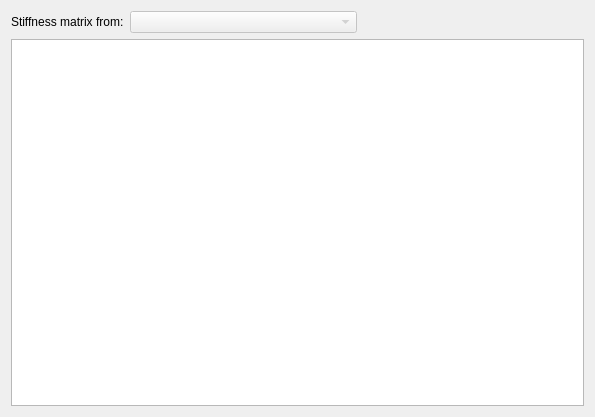
<?xml version="1.0" encoding="UTF-8"?>
<ui version="4.0">
 <class>MatrixWidget</class>
 <widget class="QWidget" name="MatrixWidget">
  <property name="geometry">
   <rect>
    <x>0</x>
    <y>0</y>
    <width>595</width>
    <height>417</height>
   </rect>
  </property>
  <property name="windowTitle">
   <string>Form</string>
  </property>
  <layout class="QVBoxLayout" name="verticalLayout">
   <item>
    <layout class="QHBoxLayout" name="horizontalLayout">
     <item>
      <widget class="QLabel" name="labelCombo">
       <property name="sizePolicy">
        <sizepolicy hsizetype="Maximum" vsizetype="Preferred">
         <horstretch>0</horstretch>
         <verstretch>0</verstretch>
        </sizepolicy>
       </property>
       <property name="text">
        <string>Stiffness matrix from:</string>
       </property>
       <property name="buddy">
        <cstring>comboBoxAnalysisResults</cstring>
       </property>
      </widget>
     </item>
     <item>
      <widget class="QComboBox" name="comboBoxAnalysisResults">
       <property name="enabled">
        <bool>false</bool>
       </property>
       <property name="sizePolicy">
        <sizepolicy hsizetype="MinimumExpanding" vsizetype="Fixed">
         <horstretch>0</horstretch>
         <verstretch>0</verstretch>
        </sizepolicy>
       </property>
      </widget>
     </item>
     <item>
      <spacer name="horizontalSpacer">
       <property name="orientation">
        <enum>Qt::Horizontal</enum>
       </property>
       <property name="sizeHint" stdset="0">
        <size>
         <width>40</width>
         <height>20</height>
        </size>
       </property>
      </spacer>
     </item>
    </layout>
   </item>
   <item>
    <widget class="QTableView" name="tableView"/>
   </item>
  </layout>
 </widget>
 <resources/>
 <connections/>
</ui>
